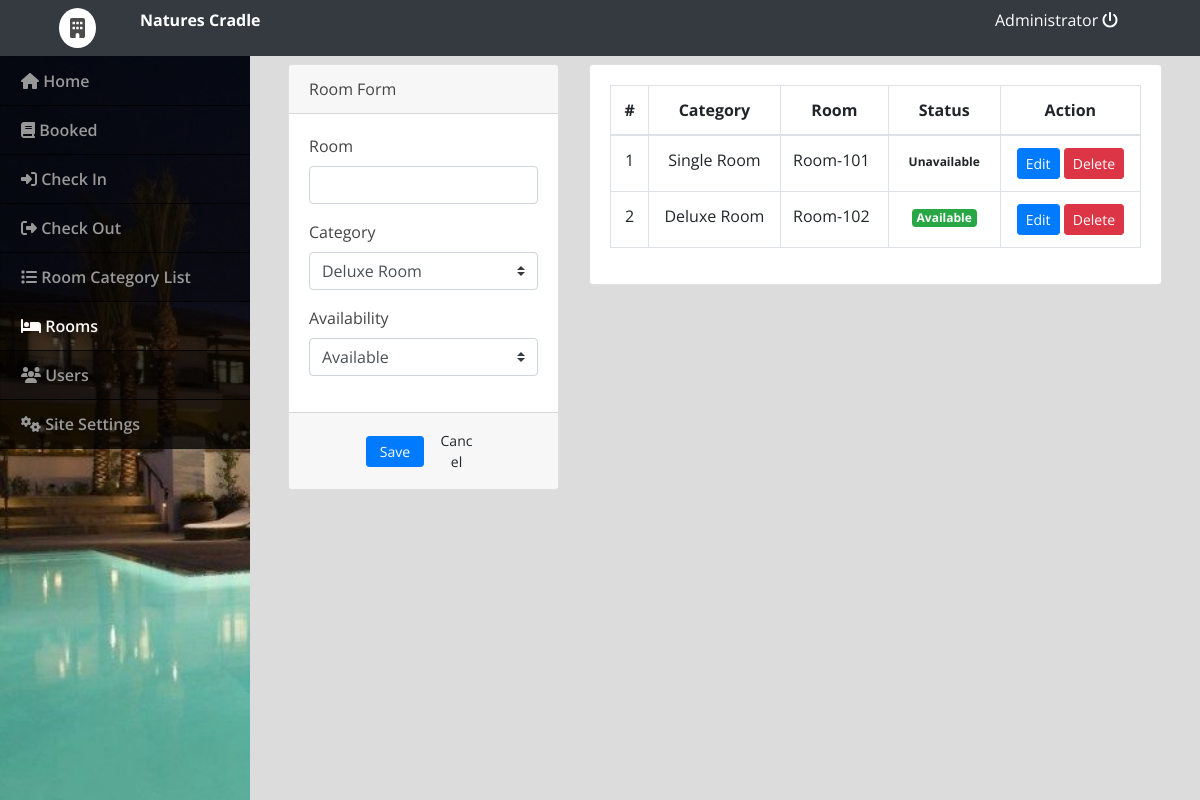
The page /admin/index.php?page=rooms (signed in) on the database its author committed.
### tables this page shows
CREATE TABLE `rooms` (
  `id` int(30) NOT NULL,
  `room` varchar(30) NOT NULL,
  `category_id` int(30) NOT NULL,
  `status` tinyint(1) NOT NULL DEFAULT 0 COMMENT '0 = Available , 1= Unvailables'
);

### admin/rooms.php (the view, shortened to what this page needs)
<?php include('db_connect.php');?>
<div class="container-fluid">
	<div class="col-lg-12">
		<div class="row">
			<div class="col-md-4">
			<form action="" id="manage-room">
				<div class="card">
					<div class="card-header">
						    Room Form
				  	</div>
					<div class="card-body">
							<div class="form-group">
								<label class="control-label">Room</label>
								<input type="text" class="form-control" name="room">
							</div>
							<div class="form-group">
								<label class="control-label">Category</label>
								<select class="custom-select browser-default" name="category_id">
									<?php
									$cat = $conn->query("SELECT * FROM room_categories order by name asc ");
									while($row= $cat->fetch_assoc()) {
										$cat_name[$row['id']] = $row['name'];
										?>
										<option value="<?php echo $row['id'] ?>"><?php echo $row['name'] ?></option>
									<?php
									}
									?>
								</select>
							</div>
							<div class="form-group">
								<label for="" class="control-label">Availability</label>
								<select class="custom-select browser-default" name="status">
									<option value="0">Available</option>
								</select>
							</div>
					</div>
					<div class="card-footer">
						<div class="row">
							<div class="col-md-12">
								<button class="btn btn-sm btn-primary col-sm-3 offset-md-3"> Save</button>
								<button class="btn btn-sm btn-default col-sm-3" type="button" onclick="$('#manage-room').get(0).reset()"> Cancel</button>
							</div>
						</div>
					</div>
				</div>
			</form>
			</div>
			<div class="col-md-8">
				<div class="card">
					<div class="card-body">
						<table class="table table-bordered table-hover">
							<thead>
								<tr>
									<th class="text-center">#</th>
									<th class="text-center">Category</th>
									<th class="text-center">Room</th>
									<th class="text-center">Status</th>
									<th class="text-center">Action</th>
								</tr>
							</thead>
							<tbody>
								<?php
								$i = 1;
								$rooms = $conn->query("SELECT * FROM rooms order by id asc");
								while($row=$rooms->fetch_assoc()):
								?>
								<tr>
									<td class="text-center"><?php echo $i++ ?></td>
									<td class="text-center"><?php echo $cat_name[$row['category_id']] ?></td>
									<td class=""><?php echo $row['room'] ?></td>
									<?php if($row['status'] == 0): ?>
										<td class="text-center"><span class="badge badge-success">Available</span></td>
									<?php else: ?>
										<td class="text-center"><span class="badge badge-default">Unavailable</span></td>
									<?php endif; ?>
									<td class="text-center">
										<button class="btn btn-sm btn-primary edit_cat" type="button" data-id="<?php echo $row['id'] ?>" data-room="<?php echo $row['room'] ?>" data-category_id="<?php echo $row['category_id'] ?>" data-status="<?php echo $row['status'] ?>">Edit</button>
										<button class="btn btn-sm btn-danger delete_cat" type="button" data-id="<?php echo $row['id'] ?>">Delete</button>
									</td>
								</tr>
								<?php endwhile; ?>
							</tbody>
						</table>
					</div>
				</div>
			</div>
		</div>
	</div>
</div>

### admin/assets/css/style.css (style rules this page uses)
body { font-family: "Open Sans", sans-serif; color: #444444; width: 100%; height: calc(100%); }

### admin/index.php (style rules this page uses)
body { background: #80808045; }

### rows shown on the page
rooms: category "Single Room", room "Room-101", status "Unavailable"
rooms: category "Deluxe Room", room "Room-102", status "Available"

### other values the page prints
$_SESSION['setting_hotel_name'] "Natures Cradle"
$_SESSION['login_name'] "Administrator"
form field category_id "Deluxe Room"
